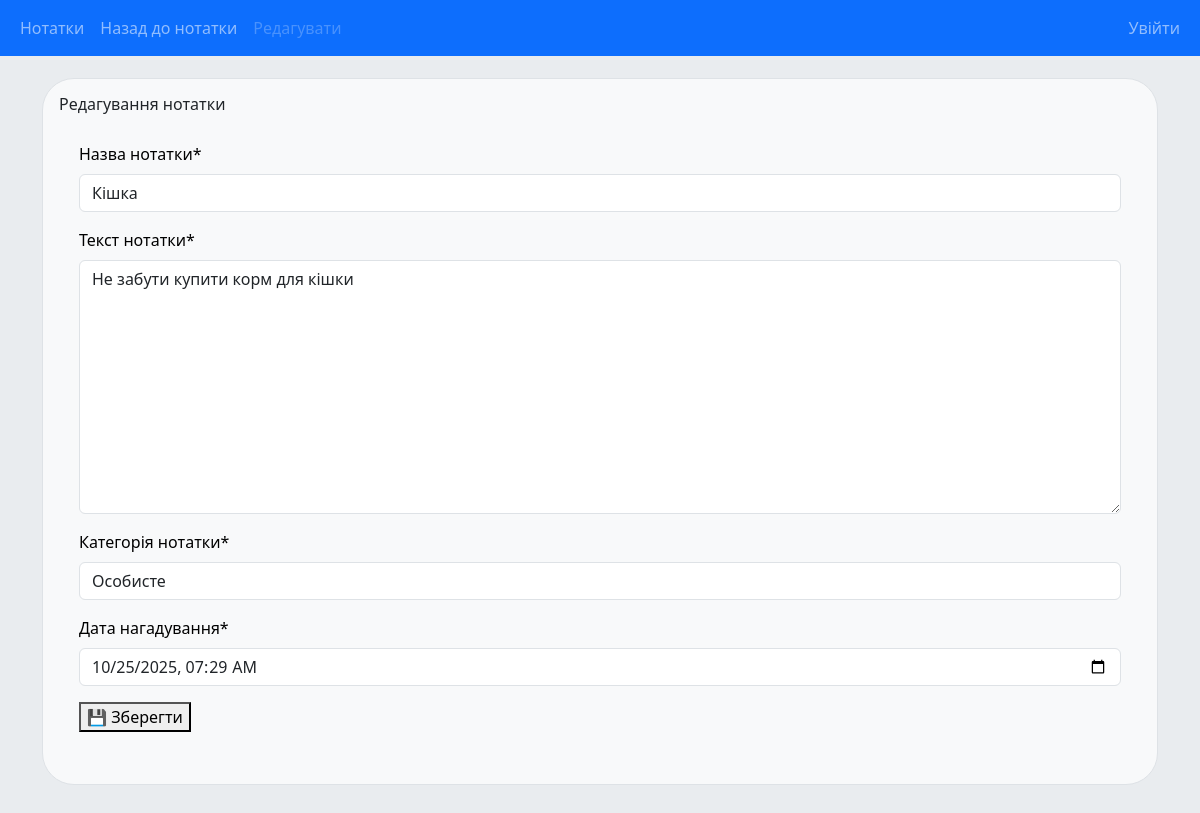
The page /notes/6/edit/ on the database its author committed.
### notes/models.py (models this page shows, shortened)
class Note(models.Model):
    note_category = models.ForeignKey(Category, on_delete=models.CASCADE)
    note_title = models.CharField(max_length=200)
    note_text = models.TextField()
    note_reminder = models.DateTimeField("date reminder")
    note_created_at = models.DateTimeField(auto_now_add=True)
    author = models.ForeignKey(User, on_delete=models.SET_NULL, null=True, blank=True)

### notes/views.py (the view)
    def wrapper(*args, **kwargs):
        start_time = time.time()
        result = func(*args, **kwargs)
        print(f">>>>>>>>>>>>>>>>>>>>>>>>>>>>>>>>>>>>>>>>>>>>>>>>>>>>>Time ({func.__name__}): {time.time()-start_time}")
        return result

### notes/forms.py
class Edit_note_form(forms.Form):
    note_title = forms.CharField(label="Назва нотатки", max_length=200)
    note_text = forms.CharField(label="Текст нотатки", widget=forms.Textarea)
    note_category = forms.CharField(label="Категорія нотатки", max_length=200)
    note_reminder = forms.DateTimeField(
        label="Дата нагадування",
        input_formats=["%Y-%m-%d %H:%M"],
        widget=forms.DateTimeInput(attrs={"type": "datetime-local"})
    )

### notes/templates/notes/edit_note.html (shortened to what this page needs)
{% extends "notes/base.html" %}
{% load crispy_forms_tags %}
{% block new %}
    <li class="nav-item">
        <a class="nav-link" href="{% url 'notes:detail_note' note.id %}">Назад до нотатки</a>
    </li>
{% endblock %}
{% block content %}
    <h6>Редагування нотатки</h6>
    <div class="note-detail">
        <form method="post">
            {{ form|crispy }}
            <button type="submit">💾 Зберегти</button>
        </form>
    </div>
{% endblock %}

### notes/static/notes/css/style.css (style rules this page uses)
body { font-family: Arial, sans-serif; margin: 4em; background-color: #f1f1f1; }
.note-detail { color: black; padding: 20px; border-radius: 8px; margin: 0 auto; }
a { color: #005BFF; text-decoration: none; font-size: 24px; }

### rows shown on the page
Note: note_title "Кішка", note_text "Не забути купити корм для кішки", note_category "Особисте", note_reminder "10/25/2025 07:29"
